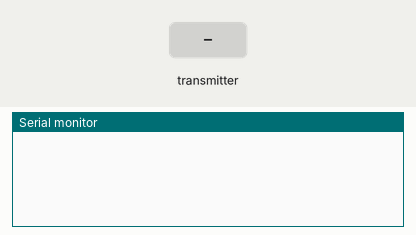
The sketch below on a simulated Arduino Uno, built with avr-gcc and run on an emulated ATmega328P. On the bench: the last lines printed to the serial monitor. The test bench sets the inputs (shaded band). No radio packets arrive unless stated.

Above: at 1.2 s.
1.3 s: the transmitter starts sending rc_data.0 = 0
At 1.37 s:
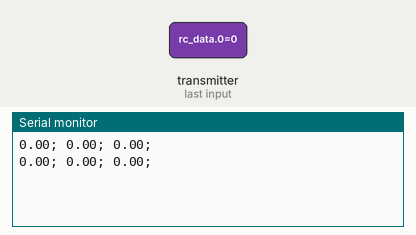
3.2 s: the transmitter starts sending rc_data.1 = 0
6.2 s: the transmitter starts sending rc_data.2 = 25
At 6.32 s:
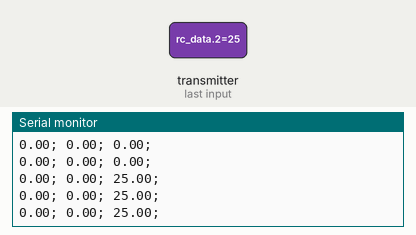
9.2 s: the transmitter starts sending rc_data.0 = 25
At 9.32 s:
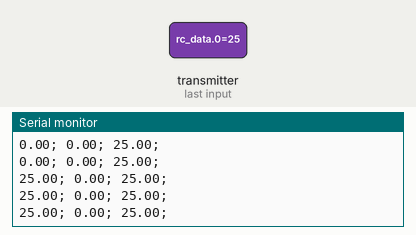
12.2 s: the transmitter starts sending rc_data.3 = 0
15.2 s: the transmitter starts sending rc_data.1 = 25
At 15.32 s:
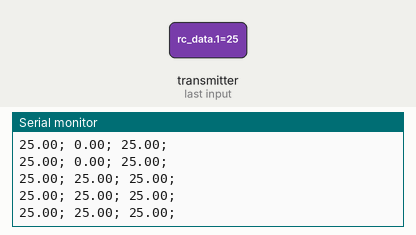

The sketch:

receiver.ino
```cpp
#include <SPI.h>
#include <nRF24L01.h>
#include <RF24.h>
#define PIN_CE  7
#define PIN_CSN 8

#define DATA_SIZE 3

const byte address[6] = "00001";

RF24 radio(PIN_CE, PIN_CSN);

// array for data receiving
float rc_data[DATA_SIZE] = {0};

void setup() {
  Serial.begin(9600);
  if (!radio.begin()) {
    Serial.println("There was a problem with connection");
    while(1);
  }

  radio.openReadingPipe(0, address);
  radio.setPALevel(RF24_PA_MIN);
  radio.startListening();

}

void loop() {
  while(radio.available())
  {
    radio.read(&rc_data, sizeof(rc_data));
    for (int i = 0; i < DATA_SIZE; i++) {
      Serial.print(rc_data[i]); Serial.print("; ");
    }
    Serial.println();
  }
}
```

Measured:
- after the input at 1.3 s, the serial monitor: prints a new line at once (image 1)
- after the input at 6.2 s, the serial monitor: prints a new line at once (image 2)
- after the input at 9.2 s, the serial monitor: prints a new line at once (image 3)
- after the input at 15.2 s, the serial monitor: prints a new line at once (image 4)
